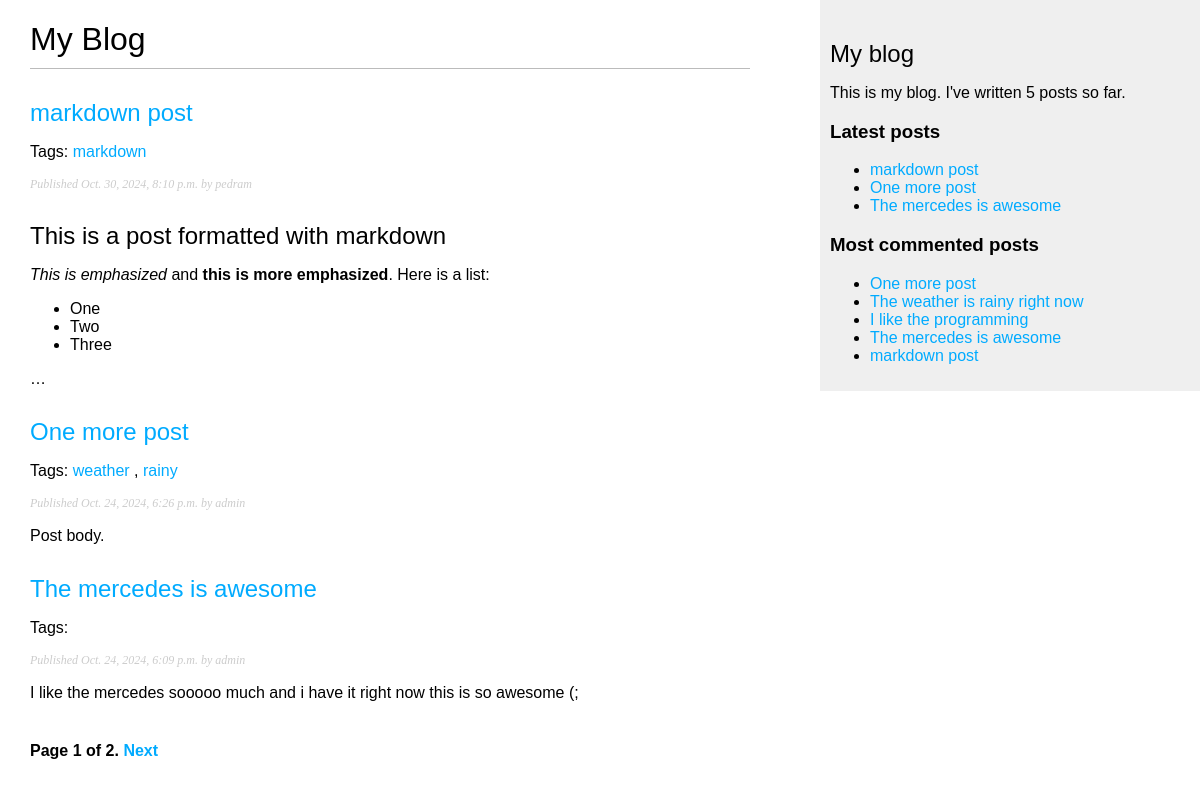
Screenshot of /blog/ with the database file from the repository.
### blog/models.py (models this page shows, shortened)
class Post(models.Model):
    class Status(models.TextChoices):
        DRAFT = "DF", "Draft"
        PUBLISHED = "PB", "PUBLISHED"
    title = models.CharField(max_length=250)
    slug = models.SlugField(max_length=250, unique_for_date="publish")
    author = models.ForeignKey(
        settings.AUTH_USER_MODEL,
        on_delete=models.CASCADE,
        related_name="blog_posts"
    )
    body = models.TextField()
    publish = models.DateTimeField(default=timezone.now)
    created = models.DateTimeField(auto_now_add=True)
    updated = models.DateTimeField(auto_now=True)
    status = models.CharField(
        max_length=2,
        choices=Status,
        default=Status.DRAFT
    )
    tags = TaggableManager()
    objects = models.Manager()  # The default manager
    published = PublishedManager()  # Our custom manager
    class Meta:
        ordering = ["-publish"]
        indexes = [
            models.Index(fields=["-publish"])
        ]
    def get_absolute_url(self):
        return reverse("blog:post_detail", args=[self.publish.year, self.publish.month, self.publish.day, self.slug])

### blog/views.py (the view)
# urls.py: path("", views.post_list, name="post_list"),
def post_list(request, tag_slug=None):
    post_list = Post.published.all()
    tag = None
    if tag_slug:
        tag = get_object_or_404(Tag, slug=tag_slug)
        post_list = post_list.filter(tags__in=[tag])
    paginator = Paginator(post_list, 3)
    page_number = request.GET.get('page', 1)
    try:
        posts = paginator.page(page_number)
    except PageNotAnInteger:
        posts = paginator.page(1)
    except EmptyPage:
        posts = paginator.page(paginator.num_pages)
    return render(
        request,
        'blog/post/list.html',
        {
            'posts': posts,
            'tag': tag
        }
    )

### blog/models.py (called while the page is built)
    def get_queryset(self):
        return (
            super().get_queryset().filter(status=Post.Status.PUBLISHED)
        )

### blog/templatetags/blog_tags.py (called while the page is built)
@register.simple_tag
def total_posts():
    return Post.published.count()

@register.inclusion_tag("blog/post/latest_posts.html")
def show_latest_posts(count=5):
    latest_posts = Post.published.order_by("-publish")[:count]
    return {'latest_posts': latest_posts}

@register.simple_tag
def get_most_commented_posts(count=5):
    return Post.published.annotate(
        total_comments=Count('comments')
    ).order_by('-total_comments')[:count]

@register.filter(name="markdown")
def markdown_format(text):
    return mark_safe(markdown.markdown(text))

### blog/templates/blog/post/list.html (shortened to what this page needs)
{% extends "blog/base.html" %}
{% load blog_tags %}
{% block content %}
  <h1>My Blog</h1>
  {% for post in posts %}
    <h2>
      <a href="{{ post.get_absolute_url }}">
        {{ post.title }}
      </a>
    </h2>
    <p class="tags">Tags:
      {% for tag in post.tags.all %}
        <a href="{% url "blog:post_list_by_tag" tag.slug %}">
          {{ tag.name }}
        </a>{% if not forloop.last %}, {% endif %}
      {% endfor %}
    </p>
    <p class="date">
      Published {{ post.publish }} by {{ post.author }}
    </p>
    {{ post.body|markdown|truncatewords_html:30 }}
  {% endfor %}
  {% include "pagination.html" with page=posts %}
{% endblock %}

### blog/templates/blog/base.html (shortened to what this page needs)
{% load blog_tags %}
{% load static %}
<!DOCTYPE html>
<html>
  <head>
    <link href="{% static "css/blog.css" %}" rel="stylesheet">
  </head>
  <body>
    <div id="content">{% block content %} {% endblock %}</div>
    <div id="sidebar">
      <h2>My blog</h2>
      <p>
        This is my blog.
        I've written {% total_posts %} posts so far.
      </p>
      <h3>Latest posts</h3>
      {% show_latest_posts 3 %}
      <h3>Most commented posts</h3>
      {% get_most_commented_posts as most_commented_posts %}
      <ul>
        {% for post in most_commented_posts %}
        <li>
          <a href="{{ post.get_absolute_url }}">{{ post.title }}</a>
        </li>
        {% endfor %}
      </ul>
    </div>
  </body>
</html>

### blog/templates/blog/post/latest_posts.html
<ul>
    {% for post in latest_posts %}
    <li>
        <a href="{{ post.get_absolute_url }}">{{ post.title }}</a>
    </li>
    {% endfor %}
</ul>

### blog/static/css/blog.css (style rules this page uses)
body { margin:0; padding:0; font-family:helvetica, sans-serif; }
a { color:#00abff; text-decoration:none; }
h1 { font-weight:normal; border-bottom:1px solid #bbb; padding:0 0 10px 0; }
h2 { font-weight:normal; margin:30px 0 0; }
#content { float:left; width:60%; padding:0 0 0 30px; }
#sidebar { float:right; width:30%; padding:10px; background:#efefef; height:100%; }
p.date { color:#ccc; font-family: georgia, serif; font-size: 12px; font-style: italic; }

### rows the page displays
Post: title "markdown post", publish "Oct. 30, 2024, 8:10 p.m.", author "pedram", body "This is a post formatted with markdown This is emphasized and this is more emphasized . Here is a list: One Two Three …"
Tag: name "markdown"
Post: title "One more post", publish "Oct. 24, 2024, 6:26 p.m.", author "admin", body "Post body."
Tag: name "weather"
Tag: name "rainy"
Post: title "The mercedes is awesome", publish "Oct. 24, 2024, 6:09 p.m.", author "admin", body "I like the mercedes sooooo much and i have it right now this is so awesome (;"
Post: title "The weather is rainy right now"
Post: title "I like the programming"

### other values shown
{{ page.number }} "1"
{{ page.paginator.num_pages }} "2"
